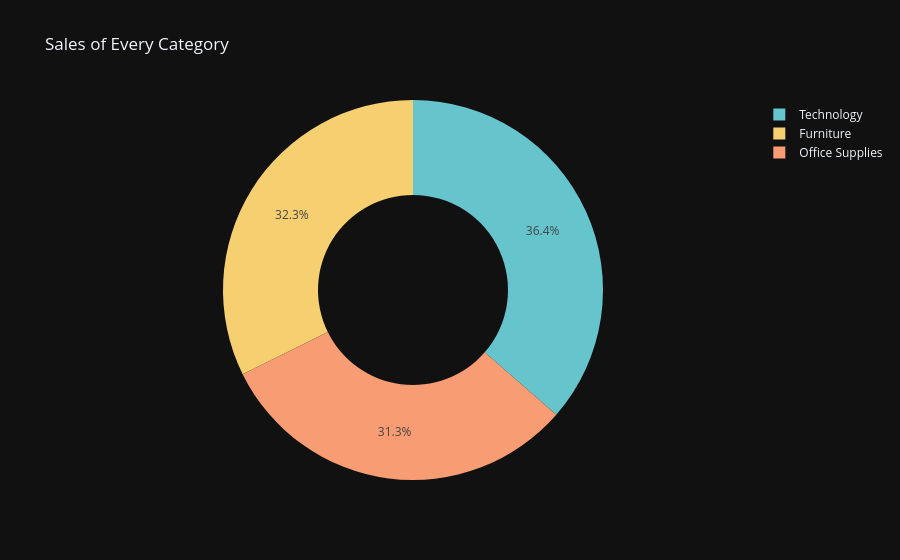

Here is the notebook cell this chart was saved with:
### Code cell
# let's check the  Sales of every category
category_sales = df.groupby('Category')['Sales'].sum().reset_index()
print(category_sales)
# let's create a figure of Sales of every category
fig = px.pie(category_sales, 
            values='Sales', 
            names='Category', 
            title='Sales of Every Category' ,
            hole=0.5 , 
            color_discrete_sequence=px.colors.qualitative.Pastel)
fig.show()

### Figure 1 — Plotly figure (JSON) as saved in the notebook; plotly's stock layout.template omitted (floating-point values rounded to 4 significant figures)
{"data": [{"domain": {"x": [0, 1], "y": [0, 1]}, "hole": 0.5, "hovertemplate": "Category=%{label}<br>Sales=%{value}<extra></extra>", "labels": ["Furniture", "Office Supplies", "Technology"], "legendgroup": "", "name": "", "showlegend": true, "type": "pie", "values": [742000.0, 719000.0, 836200.0]}], "layout": {"legend": {"tracegroupgap": 0}, "piecolorway": ["rgb(102, 197, 204)", "rgb(246, 207, 113)", "rgb(248, 156, 116)", "rgb(220, 176, 242)", "rgb(135, 197, 95)", "rgb(158, 185, 243)", "rgb(254, 136, 177)", "rgb(201, 219, 116)", "rgb(139, 224, 164)", "rgb(180, 151, 231)", "rgb(179, 179, 179)"], "title": {"text": "Sales of Every Category"}}}
